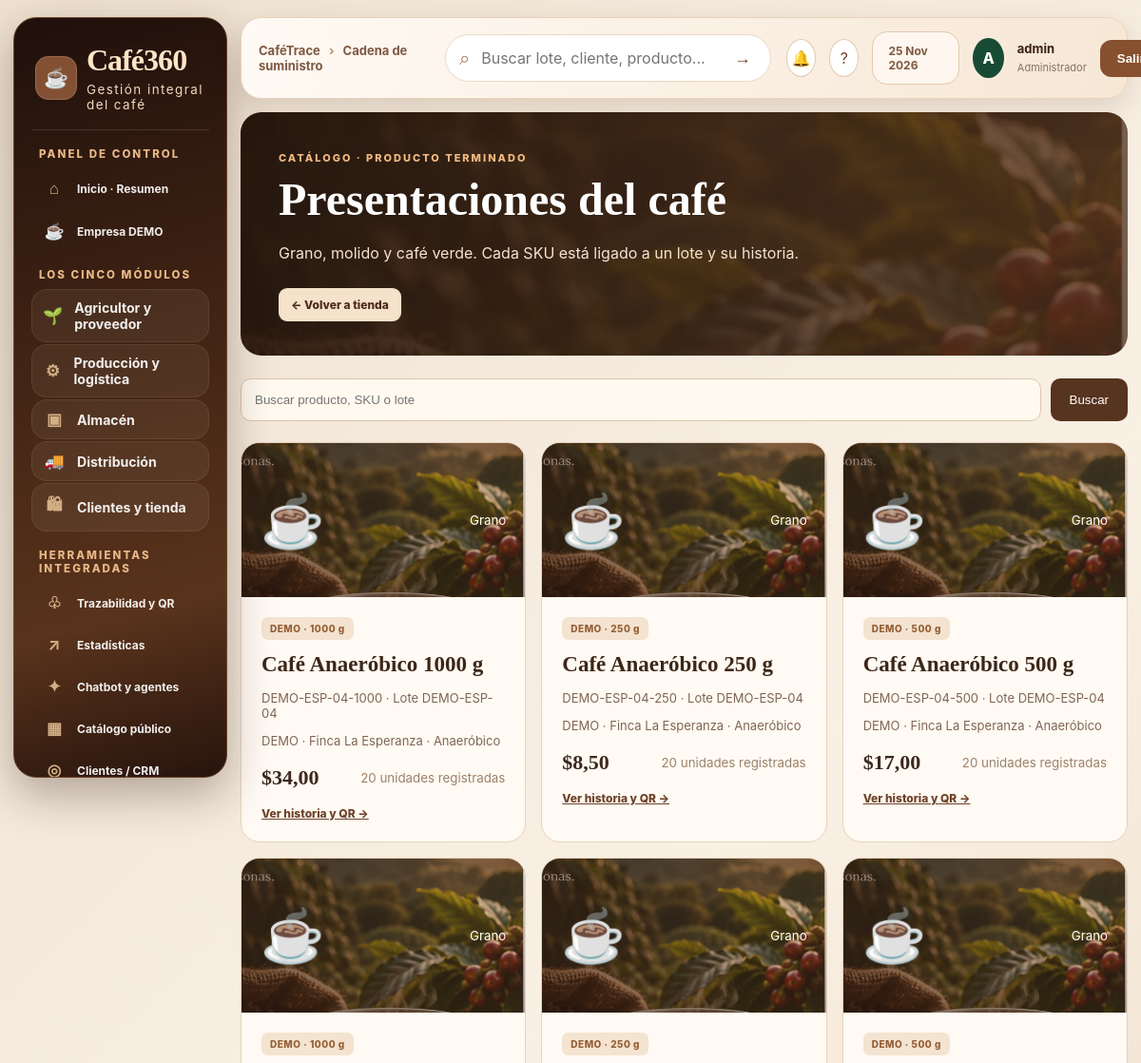
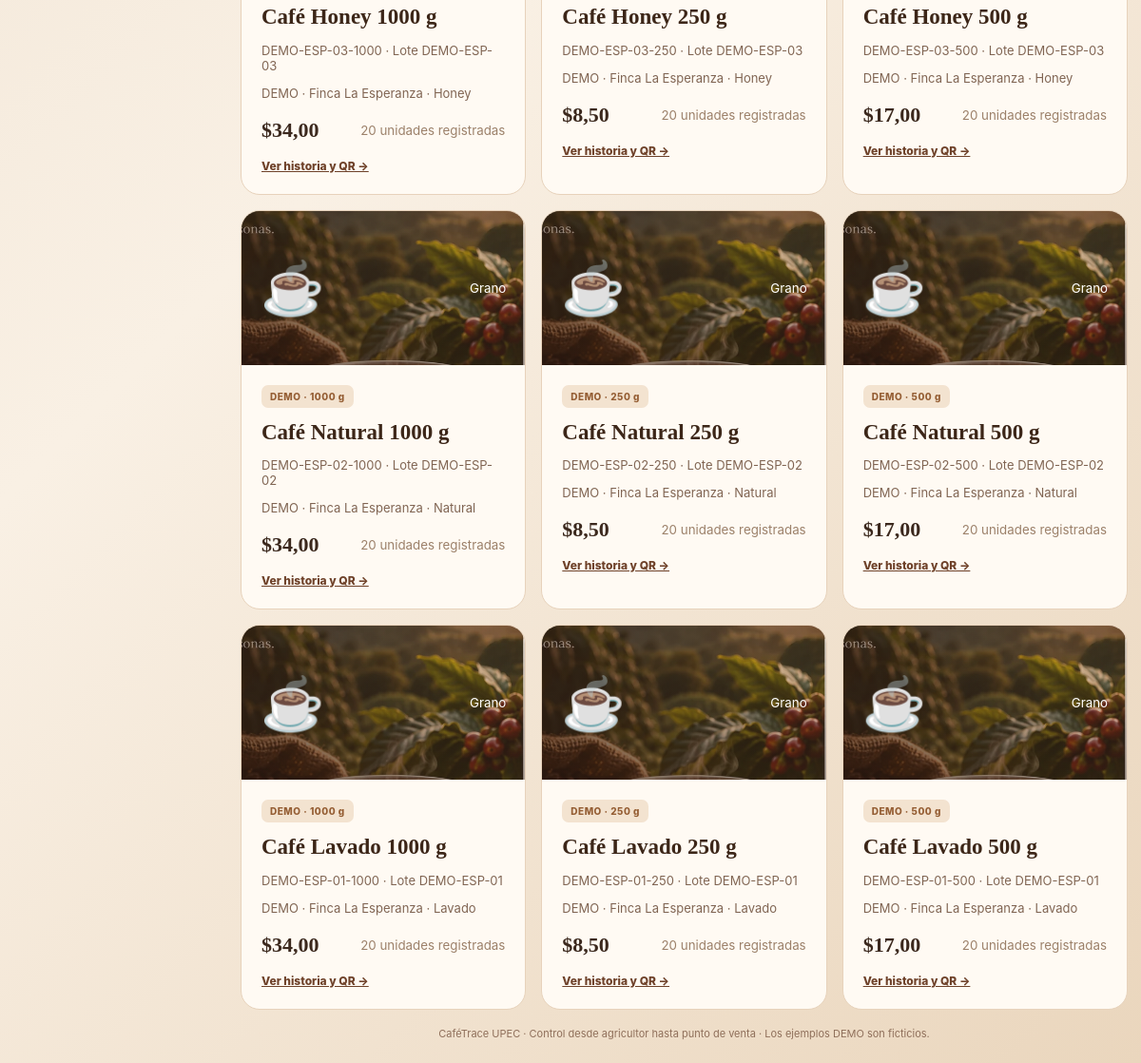
The page /tienda/productos/ (signed in) on the database its author committed (2 pictures, top to bottom).
### trazabilidad/models.py (models this page shows, shortened)
class PresentacionCafe(models.Model):
    lote = models.ForeignKey(Lote, on_delete=models.PROTECT, related_name='presentaciones_especiales')
    nombre = models.CharField(max_length=100)
    formato = models.CharField(max_length=15, choices=[('Grano','Grano'),('Molido','Molido'),('Verde','Verde')])
    gramos_por_unidad = models.PositiveIntegerField()
    unidades = models.PositiveIntegerField(default=0)
    precio_usd = models.DecimalField(max_digits=10, decimal_places=2, null=True, blank=True)
    codigo_sku = models.CharField(max_length=60, unique=True)
    es_demo = models.BooleanField(default=False)
    class Meta: ordering = ['lote','nombre']

class Lote(models.Model):
    METODOS = [
        ("Lavado", "Lavado"),
        ("Honey", "Honey"),
        ("Natural", "Natural"),
        ("Anaeróbico", "Anaeróbico"),
    ]
    ESTADOS = [
        ("En proceso", "En proceso"),
        ("Aprobado", "Aprobado"),
        ("Rechazado", "Rechazado"),
    ]
    codigo = models.CharField(max_length=30, unique=True, editable=False)
    productor = models.ForeignKey(Productor, on_delete=models.PROTECT, related_name="lotes")
    finca = models.ForeignKey(Finca, on_delete=models.PROTECT, related_name="lotes")
    variedad = models.CharField(max_length=100)
    fecha_cosecha = models.DateField()
    cantidad_kg = models.DecimalField(max_digits=10, decimal_places=2)
    metodo_proceso = models.CharField(max_length=30, choices=METODOS, default="Lavado")
    fecha_ingreso = models.DateField(default=timezone.now)
    humedad = models.DecimalField(max_digits=5, decimal_places=2, null=True, blank=True)
    temperatura_secado = models.DecimalField(max_digits=5, decimal_places=2, null=True, blank=True)
    tiempo_fermentacion_horas = models.DecimalField(max_digits=6, decimal_places=2, null=True, blank=True)
    estado = models.CharField(max_length=30, choices=ESTADOS, default="En proceso")
    notas = models.TextField(blank=True)
    creado = models.DateTimeField(auto_now_add=True)
    class Meta:
        ordering = ["-creado"]

class Finca(models.Model):
    productor = models.ForeignKey(Productor, on_delete=models.CASCADE, related_name="fincas")
    nombre = models.CharField(max_length=150)
    parroquia = models.CharField(max_length=100, blank=True)
    canton = models.CharField(max_length=100, blank=True)
    provincia = models.CharField(max_length=100, default="Carchi")
    altura_msnm = models.PositiveIntegerField(null=True, blank=True)
    variedad_principal = models.CharField(max_length=100, blank=True)
    class Meta:
        ordering = ["nombre"]

### cadena/views.py (the view)
# urls.py: path('tienda/productos/',views.presentaciones_tienda,name='cadena_presentaciones'),
@login_required
def presentaciones_tienda(request):
    if not can_area(request,'tienda'):return HttpResponseForbidden('Sin autorización')
    q=request.GET.get('q','').strip()[:100]
    productos=PresentacionCafe.objects.select_related('lote','lote__finca').all()
    if q:productos=productos.filter(Q(nombre__icontains=q)|Q(codigo_sku__icontains=q)|Q(lote__codigo__icontains=q))
    return render(request,'cadena/tienda_productos.html',{'productos':productos[:120],'q':q})

### cadena/views.py (called while the page is built)
def can_area(request, area):
    if request.user.is_superuser: return True
    grupos=set(request.user.groups.values_list('name',flat=True))
    dedicados=set(AREA_GRUPOS.values())
    if grupos & dedicados:
        return AREA_GRUPOS[area] in grupos
    return bool(roles_for(request.user)&ROLE_READ[area])

### trazabilidad/permissions.py (called while the page is built)
def roles_for(user):
    if not user.is_authenticated:
        return set()
    if user.is_superuser:
        return set(ROLE_NAMES)
    return set(user.groups.filter(name__in=ROLE_NAMES).values_list("name", flat=True))

### templates/cadena/tienda_productos.html
{% extends 'base.html' %}{% block title %}Presentaciones · CaféTrace{% endblock %}{% block content %}
<section class="ct-page-hero"><span>CATÁLOGO · PRODUCTO TERMINADO</span><h1>Presentaciones del café</h1><p>Grano, molido y café verde. Cada SKU está ligado a un lote y su historia.</p><a href="{% url 'cadena_area' 'tienda' %}">← Volver a tienda</a></section>
<form class="ct-search-form" method="get"><input name="q" value="{{ q }}" placeholder="Buscar producto, SKU o lote" aria-label="Buscar presentaciones"><button type="submit">Buscar</button></form>
<div class="ct-products-grid">{% for p in productos %}<article class="ct-product-card"><div class="ct-product-image"><span>☕</span><small>{{ p.formato }}</small></div><div class="ct-product-copy"><span class="ct-tag">{% if p.es_demo %}DEMO · {% endif %}{{ p.gramos_por_unidad }} g</span><h2>{{ p.nombre }}</h2><p>{{ p.codigo_sku }} · Lote {{ p.lote.codigo }}</p><p>{{ p.lote.finca.nombre }} · {{ p.lote.metodo_proceso }}</p><div><strong>{% if p.precio_usd is not None %}${{ p.precio_usd }}{% else %}Precio por definir{% endif %}</strong><small>{{ p.unidades }} unidades registradas</small></div><a href="{% url 'trazabilidad_publica' p.lote_id %}">Ver historia y QR →</a></div></article>{% empty %}<p>No se encontraron presentaciones. Prueba otro filtro o carga la DEMO.</p>{% endfor %}</div>{% endblock %}

### templates/base.html (shortened to what this page needs)
{% load static %}
<!DOCTYPE html><html lang="es"><head><meta charset="utf-8"><meta name="viewport" content="width=device-width,initial-scale=1"><title>{% block title %}CaféTrace · Cadena del café{% endblock %}</title>
<link rel="stylesheet" href="{% static 'css/style.css' %}"><link rel="stylesheet" href="{% static 'css/dashboard-pro.css' %}"><link rel="stylesheet" href="{% static 'css/cadena-2026.css' %}"><link rel="stylesheet" href="{% static 'css/cafe-experiencia.css' %}"><link rel="stylesheet" href="{% static 'css/tienda-premium.css' %}"><link rel="stylesheet" href="{% static 'css/cafe360-ui.css' %}">{% block extra_head %}{% endblock %}</head>
<body class="mrp-app {% if user.is_superuser %}mrp-admin{% else %}mrp-operator{% endif %}"><div class="mrp-shell">
{% if user.is_superuser %}<aside id="mrp-sidebar" class="mrp-sidebar"><a href="{% url 'inicio' %}" class="mrp-brand"><span class="mrp-brandicon">☕</span><span><strong>Café360</strong><small>Gestión integral del café</small></span></a>
<div class="mrp-side-title">PANEL DE CONTROL</div>
<a class="mrp-menu-link" href="{% url 'inicio' %}"><span>⌂</span> Inicio · Resumen</a>
<a class="mrp-menu-link" href="{% url 'cadena_empresa_demo' %}"><span>☕</span> Empresa DEMO</a>
<div class="mrp-side-title">LOS CINCO MÓDULOS</div>
<a class="mrp-menu-link c360-primary-module" href="{% url 'cadena_area' 'proveedor' %}"><span>🌱</span> Agricultor y proveedor</a>
<a class="mrp-menu-link c360-primary-module" href="{% url 'cadena_area' 'produccion' %}"><span>⚙</span> Producción y logística</a>
<a class="mrp-menu-link c360-primary-module" href="{% url 'cadena_area' 'almacen' %}"><span>▣</span> Almacén</a>
<a class="mrp-menu-link c360-primary-module" href="{% url 'cadena_area' 'distribucion' %}"><span>🚚</span> Distribución</a>
<a class="mrp-menu-link c360-primary-module" href="{% url 'cadena_area' 'tienda' %}"><span>🛍</span> Clientes y tienda</a>
<div class="mrp-side-title">HERRAMIENTAS INTEGRADAS</div>
<a class="mrp-menu-link" href="{% url 'lista_lotes' %}"><span>♧</span> Trazabilidad y QR</a>
<a class="mrp-menu-link" href="{% url 'cadena_estadisticas' %}"><span>↗</span> Estadísticas</a>
<a class="mrp-menu-link" href="{% url 'cadena_herramientas' %}"><span>✦</span> Chatbot y agentes</a>
<a class="mrp-menu-link" href="{% url 'catalogo_publico' %}"><span>▦</span> Catálogo público</a>
<a class="mrp-menu-link" href="{% url 'cadena_puntos' %}"><span>◎</span> Clientes / CRM</a>
<div class="mrp-sidebar-bottom"><span>●</span> Aplicativo conectado a una empresa simulada<br><small>Catálogo, QR, analítica, trazabilidad y áreas operativas integradas.</small></div></aside>{% endif %}
<div class="mrp-main"><header class="mrp-topbar">{% if user.is_superuser %}<button class="mrp-mobile" type="button" onclick="document.getElementById('mrp-sidebar').classList.toggle('mrp-open')" aria-label="Abrir menú">☰</button>{% else %}<a class="operator-brand" href="{% url 'inicio' %}">☕ CaféTrace <span>· Mi área de trabajo</span></a>{% endif %}<div class="mrp-breadcrumb">CaféTrace <span>›</span> {% block breadcrumb %}Cadena de suministro{% endblock %}</div><form class="c360-search" action="{% url 'lista_lotes' %}" method="get"><input type="text" name="q" placeholder="Buscar lote, cliente, producto..."><button type="submit">→</button></form><div class="mrp-top-right"><a class="c360-icon-btn" href="{% url 'alertas' %}" title="Alertas">🔔</a><a class="c360-icon-btn" href="{% url 'cadena_herramientas' %}" title="Asistente">?</a><span class="mrp-top-date">{% now 'd M Y' %}</span><span class="mrp-avatar">{{ user.first_name|default:user.username|first|upper }}</span><span class="mrp-user"><b>{{ user.get_full_name|default:user.username }}</b><small>{% if user.is_superuser %}Administrador{% else %}{% for g in user.groups.all %}{{ g.name }}{% if not forloop.last %} · {% endif %}{% empty %}Operador{% endfor %}{% endif %}</small></span><form method="post" action="{% url 'logout' %}">{% csrf_token %}<button type="submit" class="mrp-exit">Salir</button></form></div></header>
<main class="mrp-content">{% block content %}{% endblock %}</main><footer class="mrp-footer">CaféTrace UPEC · Control desde agricultor hasta punto de venta · Los ejemplos DEMO son ficticios.</footer></div></div>
<script>document.querySelectorAll('.mrp-menu-link').forEach(a=>{if(a.pathname===location.pathname)a.classList.add('is-active')})</script>{% block extra_js %}{% endblock %}</body></html>

### static/css/style.css (style rules this page uses)
* { box-sizing:border-box }
body { margin:0;font-family:Arial,Helvetica,sans-serif;background:#f6f4ef;color:#29251f }
footer { text-align:center;padding:30px;color:#777;font-size:13px }
body { background:#f7f5f0;color:#26352c }

### static/css/dashboard-pro.css (style rules this page uses)
:root { --brand:#427f48;--deep:#203a2c;--muted:#7a8880;--line:#e8eee9;--bg:#f8faf8;--card:#fff }
* { box-sizing:border-box }
a { color:inherit }
:root { --brand:#774424;--deep:#331d14;--muted:#8b7769;--line:#eadfd2;--bg:#fbf7f1;--card:#fffdfb }

### static/css/cadena-2026.css (style rules this page uses)
:root { --espresso:#24170f;--cafe:#553521;--cafe2:#794d32;--caramelo:#bc8754;--arena:#ede3d4;--crema:#f7f2e9;--papiro:#fffcf6;--verde:#55765a;--tinta:#31271f;--muted:#817365;--linea:#e7dac9 }
* { box-sizing:border-box }
.mrp-app { margin:0;font-family:Inter,'Segoe UI',Arial,sans-serif;background:var(--crema);color:var(--tinta) }
.mrp-shell { display:flex;min-height:100vh }
.mrp-sidebar { width:260px;flex:0 0 260px;background:linear-gradient(165deg,#20150f,#382317 70%,#50301b);color:#eee3d5;min-height:100vh;position:sticky;top:0;height:100vh;overflow-y:auto;padding:25px 13px 18px;scrollbar-color:#624a36 transparent }
.mrp-brand { display:flex;align-items:center;gap:10px;color:#fff;text-decoration:none;padding:6px 10px 24px;border-bottom:1px solid #ffffff24 }
.mrp-brandicon { font-size:27px;background:#ffffff18;border:1px solid #ffffff24;padding:8px;border-radius:12px }
.mrp-brand strong { font-family:Georgia,serif;font-size:26px;font-weight:700 }
.mrp-brand small { display:block;letter-spacing:1.45px;font-size:9px;color:#c9b39e;margin-top:4px }
.mrp-side-title { font-size:10px;font-weight:800;letter-spacing:1.7px;color:#b7a18b;margin:22px 10px 8px }
.mrp-menu-link { color:#edddcc;text-decoration:none;display:flex;align-items:center;gap:10px;padding:11px 12px;margin:3px 0;border-radius:10px;font-size:12px;font-weight:550;transition:.15s }
.mrp-menu-link span { width:24px;text-align:center;font-size:17px;color:#d2ae84 }
.mrp-main { flex:1;min-width:0 }
.mrp-topbar { background:#fffaf4;box-shadow:0 1px 0 #eaded0;min-height:70px;display:flex;align-items:center;justify-content:space-between;padding:10px 27px;gap:12px }
.mrp-breadcrumb { font-size:13px;font-weight:700;color:#5c4635 }
.mrp-breadcrumb span { color:#b7a495;margin:0 9px }
.mrp-top-right { display:flex;gap:12px;align-items:center }
.mrp-top-date { border:1px solid var(--linea);border-radius:10px;padding:10px;color:#8a7460;font-size:12px }
.mrp-avatar { background:#d4e5d4;color:#346044;width:36px;height:36px;border-radius:50%;display:grid;place-items:center;font-weight:800 }
.mrp-user b { display:block;font-size:13px }
.mrp-user small { color:var(--muted);font-size:11px }
.mrp-exit,.mrp-mobile { border:0;background:#63412b;color:white;border-radius:8px;padding:10px 17px;cursor:pointer }
.mrp-content { padding:23px 26px 36px;max-width:1720px;margin:auto }
.mrp-footer { padding:12px 26px;font-size:11px;color:#897c6c;border-top:1px solid var(--linea) }
@media (max-width:1250px) { .mrp-sidebar { width:225px;flex-basis:225px } }
@media (max-width:1250px) { .mrp-content { padding:18px } }

### static/css/cafe-experiencia.css (style rules this page uses)
html { scroll-behavior:smooth }
.mrp-admin .mrp-content { max-width:1760px }

### rows shown on the page
PresentacionCafe: formato "Grano", es_demo "DEMO ·", gramos_por_unidad "1000", nombre "Café Anaeróbico 1000 g", codigo_sku "DEMO-ESP-04-1000", lote.codigo "DEMO-ESP-04", lote.finca.nombre "DEMO · Finca La Esperanza", lote.metodo_proceso "Anaeróbico", precio_usd "34,00", unidades "20"
PresentacionCafe: formato "Grano", es_demo "DEMO ·", gramos_por_unidad "250", nombre "Café Anaeróbico 250 g", codigo_sku "DEMO-ESP-04-250", lote.codigo "DEMO-ESP-04", lote.finca.nombre "DEMO · Finca La Esperanza", lote.metodo_proceso "Anaeróbico", precio_usd "8,50", unidades "20"
PresentacionCafe: formato "Grano", es_demo "DEMO ·", gramos_por_unidad "500", nombre "Café Anaeróbico 500 g", codigo_sku "DEMO-ESP-04-500", lote.codigo "DEMO-ESP-04", lote.finca.nombre "DEMO · Finca La Esperanza", lote.metodo_proceso "Anaeróbico", precio_usd "17,00", unidades "20"
PresentacionCafe: formato "Grano", es_demo "DEMO ·", gramos_por_unidad "1000", nombre "Café Honey 1000 g", codigo_sku "DEMO-ESP-03-1000", lote.codigo "DEMO-ESP-03", lote.finca.nombre "DEMO · Finca La Esperanza", lote.metodo_proceso "Honey", precio_usd "34,00", unidades "20"
PresentacionCafe: formato "Grano", es_demo "DEMO ·", gramos_por_unidad "250", nombre "Café Honey 250 g", codigo_sku "DEMO-ESP-03-250", lote.codigo "DEMO-ESP-03", lote.finca.nombre "DEMO · Finca La Esperanza", lote.metodo_proceso "Honey", precio_usd "8,50", unidades "20"
PresentacionCafe: formato "Grano", es_demo "DEMO ·", gramos_por_unidad "500", nombre "Café Honey 500 g", codigo_sku "DEMO-ESP-03-500", lote.codigo "DEMO-ESP-03", lote.finca.nombre "DEMO · Finca La Esperanza", lote.metodo_proceso "Honey", precio_usd "17,00", unidades "20"
PresentacionCafe: formato "Grano", es_demo "DEMO ·", gramos_por_unidad "1000", nombre "Café Natural 1000 g", codigo_sku "DEMO-ESP-02-1000", lote.codigo "DEMO-ESP-02", lote.finca.nombre "DEMO · Finca La Esperanza", lote.metodo_proceso "Natural", precio_usd "34,00", unidades "20"
PresentacionCafe: formato "Grano", es_demo "DEMO ·", gramos_por_unidad "250", nombre "Café Natural 250 g", codigo_sku "DEMO-ESP-02-250", lote.codigo "DEMO-ESP-02", lote.finca.nombre "DEMO · Finca La Esperanza", lote.metodo_proceso "Natural", precio_usd "8,50", unidades "20"
PresentacionCafe: formato "Grano", es_demo "DEMO ·", gramos_por_unidad "500", nombre "Café Natural 500 g", codigo_sku "DEMO-ESP-02-500", lote.codigo "DEMO-ESP-02", lote.finca.nombre "DEMO · Finca La Esperanza", lote.metodo_proceso "Natural", precio_usd "17,00", unidades "20"
PresentacionCafe: formato "Grano", es_demo "DEMO ·", gramos_por_unidad "1000", nombre "Café Lavado 1000 g", codigo_sku "DEMO-ESP-01-1000", lote.codigo "DEMO-ESP-01", lote.finca.nombre "DEMO · Finca La Esperanza", lote.metodo_proceso "Lavado", precio_usd "34,00", unidades "20"
PresentacionCafe: formato "Grano", es_demo "DEMO ·", gramos_por_unidad "250", nombre "Café Lavado 250 g", codigo_sku "DEMO-ESP-01-250", lote.codigo "DEMO-ESP-01", lote.finca.nombre "DEMO · Finca La Esperanza", lote.metodo_proceso "Lavado", precio_usd "8,50", unidades "20"
PresentacionCafe: formato "Grano", es_demo "DEMO ·", gramos_por_unidad "500", nombre "Café Lavado 500 g", codigo_sku "DEMO-ESP-01-500", lote.codigo "DEMO-ESP-01", lote.finca.nombre "DEMO · Finca La Esperanza", lote.metodo_proceso "Lavado", precio_usd "17,00", unidades "20"

### other values the page prints
{{ user.first_name|default:user.username|first|upper }} "A"
{{ user.get_full_name|default:user.username }} "admin"
